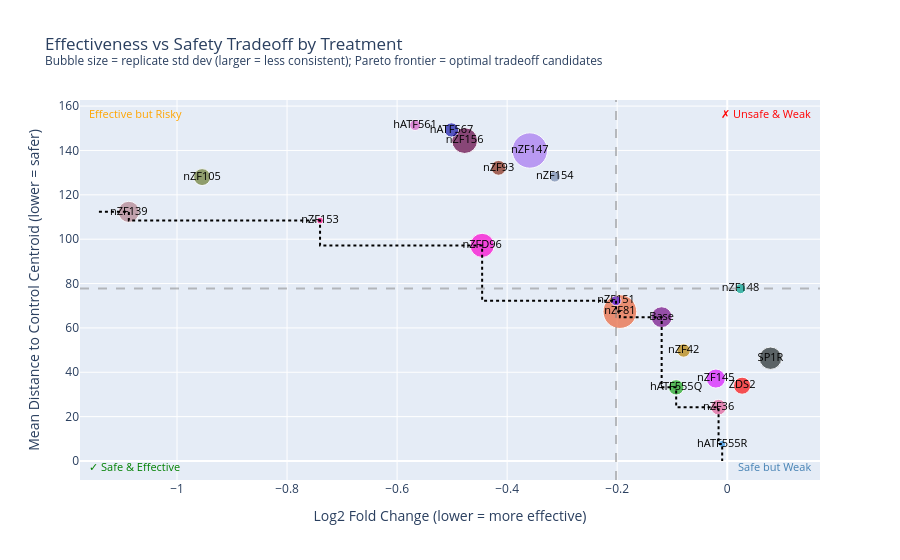

Here is the notebook cell this chart was saved with:
### Code cell
import plotly.express as px  # rebind in case overwritten by prior run

# Effectiveness vs Safety tradeoff scatter
# x = log2FC (effectiveness), y = mean distance to Control (safety)
# bubble size = std_dist (replicate consistency — smaller = more consistent)

tradeoff_df = dist_summary.copy()

# Pareto frontier: non-dominated set minimizing both log2FC and mean_dist
sorted_df = tradeoff_df.sort_values('log2FC')
pareto = []
min_dist = float('inf')
for name, row in sorted_df.iterrows():
    if row['mean_dist'] < min_dist:
        pareto.append((row['log2FC'], row['mean_dist'], name))
        min_dist = row['mean_dist']
pareto_x = [p[0] for p in pareto]
pareto_y = [p[1] for p in pareto]

step_x, step_y = [], []
for i, (fx, fy) in enumerate(zip(pareto_x, pareto_y)):
    if i == 0:
        step_x += [tradeoff_df['log2FC'].min() * 1.05, fx]
        step_y += [fy, fy]
    else:
        step_x += [pareto_x[i - 1], fx]
        step_y += [fy, fy]
step_x.append(fx)
step_y.append(0)

med_log2fc = tradeoff_df['log2FC'].median()
med_dist = tradeoff_df['mean_dist'].median()

fig6 = px.scatter(
    tradeoff_df,
    x='log2FC',
    y='mean_dist',
    size='std_dist',
    size_max=25,
    text=tradeoff_df.index,
    color=tradeoff_df.index,
    color_discrete_sequence=px.colors.qualitative.Dark24,
    labels={
        'log2FC': 'Log2 Fold Change (lower = more effective)',
        'mean_dist': 'Mean Distance to Control Centroid (lower = safer)',
    },
    title='Effectiveness vs Safety Tradeoff by Treatment'
          '<br><sup>Bubble size = replicate std dev (larger = less consistent); Pareto frontier = optimal tradeoff candidates</sup>',
)
fig6.update_traces(
    mode='markers+text',
    textposition='middle center',
    textfont=dict(color='black', size=11),
)

fig6.add_trace(go.Scatter(
    x=step_x, y=step_y,
    mode='lines',
    line=dict(color='black', width=2, dash='dot'),
    name='Pareto Frontier',
    showlegend=True,
))

fig6.add_vline(x=med_log2fc, line_dash='dash', line_color='gray', opacity=0.5)
fig6.add_hline(y=med_dist, line_dash='dash', line_color='gray', opacity=0.5)

# Corner labels using paper coordinates (0–1) to anchor at plot edges
for x, y, text, color, xanchor, yanchor in [
    (0.01, 0.01, '✓ Safe & Effective',  'green',     'left',  'bottom'),
    (0.99, 0.01, 'Safe but Weak',        'steelblue', 'right', 'bottom'),
    (0.01, 0.99, 'Effective but Risky',  'orange',    'left',  'top'),
    (0.99, 0.99, '✗ Unsafe & Weak',      'red',       'right', 'top'),
]:
    fig6.add_annotation(
        x=x, y=y, text=text,
        xref='paper', yref='paper',
        showarrow=False,
        font=dict(color=color, size=11),
        xanchor=xanchor, yanchor=yanchor,
    )

fig6.update_layout(showlegend=False)
fig6.show()

### Figure 1 — Plotly figure (JSON) as saved in the notebook; plotly's stock layout.template omitted (floating-point values rounded to 4 significant figures)
{"data": [{"hovertemplate": "sample_type=%{text}<br>Log2 Fold Change (lower = more effective)=%{x}<br>Mean Distance to Control Centroid (lower = safer)=%{y}<br>std_dist=%{marker.size}<extra></extra>", "legendgroup": "hATF555R", "marker": {"color": "#2E91E5", "size": [3.132], "sizemode": "area", "sizeref": 0.1207, "symbol": "circle"}, "mode": "markers+text", "name": "hATF555R", "orientation": "v", "showlegend": true, "text": ["hATF555R"], "textfont": {"color": "black", "size": 11}, "textposition": "middle center", "type": "scatter", "x": [-0.009222], "xaxis": "x", "y": [7.66], "yaxis": "y"}, {"hovertemplate": "sample_type=%{text}<br>Log2 Fold Change (lower = more effective)=%{x}<br>Mean Distance to Control Centroid (lower = safer)=%{y}<br>std_dist=%{marker.size}<extra></extra>", "legendgroup": "nZF36", "marker": {"color": "#E15F99", "size": [14.63], "sizemode": "area", "sizeref": 0.1207, "symbol": "circle"}, "mode": "markers+text", "name": "nZF36", "orientation": "v", "showlegend": true, "text": ["nZF36"], "textfont": {"color": "black", "size": 11}, "textposition": "middle center", "type": "scatter", "x": [-0.0158], "xaxis": "x", "y": [24.26], "yaxis": "y"}, {"hovertemplate": "sample_type=%{text}<br>Log2 Fold Change (lower = more effective)=%{x}<br>Mean Distance to Control Centroid (lower = safer)=%{y}<br>std_dist=%{marker.size}<extra></extra>", "legendgroup": "hATF555Q", "marker": {"color": "#1CA71C", "size": [14.32], "sizemode": "area", "sizeref": 0.1207, "symbol": "circle"}, "mode": "markers+text", "name": "hATF555Q", "orientation": "v", "showlegend": true, "text": ["hATF555Q"], "textfont": {"color": "black", "size": 11}, "textposition": "middle center", "type": "scatter", "x": [-0.09284], "xaxis": "x", "y": [33.2], "yaxis": "y"}, {"hovertemplate": "sample_type=%{text}<br>Log2 Fold Change (lower = more effective)=%{x}<br>Mean Distance to Control Centroid (lower = safer)=%{y}<br>std_dist=%{marker.size}<extra></extra>", "legendgroup": "ZDS2", "marker": {"color": "#FB0D0D", "size": [17.59], "sizemode": "area", "sizeref": 0.1207, "symbol": "circle"}, "mode": "markers+text", "name": "ZDS2", "orientation": "v", "showlegend": true, "text": ["ZDS2"], "textfont": {"color": "black", "size": 11}, "textposition": "middle center", "type": "scatter", "x": [0.027], "xaxis": "x", "y": [33.95], "yaxis": "y"}, {"hovertemplate": "sample_type=%{text}<br>Log2 Fold Change (lower = more effective)=%{x}<br>Mean Distance to Control Centroid (lower = safer)=%{y}<br>std_dist=%{marker.size}<extra></extra>", "legendgroup": "nZF145", "marker": {"color": "#DA16FF", "size": [21.96], "sizemode": "area", "sizeref": 0.1207, "symbol": "circle"}, "mode": "markers+text", "name": "nZF145", "orientation": "v", "showlegend": true, "text": ["nZF145"], "textfont": {"color": "black", "size": 11}, "textposition": "middle center", "type": "scatter", "x": [-0.02072], "xaxis": "x", "y": [37.16], "yaxis": "y"}, {"hovertemplate": "sample_type=%{text}<br>Log2 Fold Change (lower = more effective)=%{x}<br>Mean Distance to Control Centroid (lower = safer)=%{y}<br>std_dist=%{marker.size}<extra></extra>", "legendgroup": "SP1R", "marker": {"color": "#222A2A", "size": [30.25], "sizemode": "area", "sizeref": 0.1207, "symbol": "circle"}, "mode": "markers+text", "name": "SP1R", "orientation": "v", "showlegend": true, "text": ["SP1R"], "textfont": {"color": "black", "size": 11}, "textposition": "middle center", "type": "scatter", "x": [0.07856], "xaxis": "x", "y": [46.34], "yaxis": "y"}, {"hovertemplate": "sample_type=%{text}<br>Log2 Fold Change (lower = more effective)=%{x}<br>Mean Distance to Control Centroid (lower = safer)=%{y}<br>std_dist=%{marker.size}<extra></extra>", "legendgroup": "nZF42", "marker": {"color": "#B68100", "size": [10.87], "sizemode": "area", "sizeref": 0.1207, "symbol": "circle"}, "mode": "markers+text", "name": "nZF42", "orientation": "v", "showlegend": true, "text": ["nZF42"], "textfont": {"color": "black", "size": 11}, "textposition": "middle center", "type": "scatter", "x": [-0.07928], "xaxis": "x", "y": [49.82], "yaxis": "y"}, {"hovertemplate": "sample_type=%{text}<br>Log2 Fold Change (lower = more effective)=%{x}<br>Mean Distance to Control Centroid (lower = safer)=%{y}<br>std_dist=%{marker.size}<extra></extra>", "legendgroup": "Base", "marker": {"color": "#750D86", "size": [26.24], "sizemode": "area", "sizeref": 0.1207, "symbol": "circle"}, "mode": "markers+text", "name": "Base", "orientation": "v", "showlegend": true, "text": ["Base"], "textfont": {"color": "black", "size": 11}, "textposition": "middle center", "type": "scatter", "x": [-0.1192], "xaxis": "x", "y": [64.85], "yaxis": "y"}, {"hovertemplate": "sample_type=%{text}<br>Log2 Fold Change (lower = more effective)=%{x}<br>Mean Distance to Control Centroid (lower = safer)=%{y}<br>std_dist=%{marker.size}<extra></extra>", "legendgroup": "nZF81", "marker": {"color": "#EB663B", "size": [68.53], "sizemode": "area", "sizeref": 0.1207, "symbol": "circle"}, "mode": "markers+text", "name": "nZF81", "orientation": "v", "showlegend": true, "text": ["nZF81"], "textfont": {"color": "black", "size": 11}, "textposition": "middle center", "type": "scatter", "x": [-0.1952], "xaxis": "x", "y": [67.35], "yaxis": "y"}, {"hovertemplate": "sample_type=%{text}<br>Log2 Fold Change (lower = more effective)=%{x}<br>Mean Distance to Control Centroid (lower = safer)=%{y}<br>std_dist=%{marker.size}<extra></extra>", "legendgroup": "nZF151", "marker": {"color": "#511CFB", "size": [6.109], "sizemode": "area", "sizeref": 0.1207, "symbol": "circle"}, "mode": "markers+text", "name": "nZF151", "orientation": "v", "showlegend": true, "text": ["nZF151"], "textfont": {"color": "black", "size": 11}, "textposition": "middle center", "type": "scatter", "x": [-0.2021], "xaxis": "x", "y": [72.27], "yaxis": "y"}, {"hovertemplate": "sample_type=%{text}<br>Log2 Fold Change (lower = more effective)=%{x}<br>Mean Distance to Control Centroid (lower = safer)=%{y}<br>std_dist=%{marker.size}<extra></extra>", "legendgroup": "nZF148", "marker": {"color": "#00A08B", "size": [6.133], "sizemode": "area", "sizeref": 0.1207, "symbol": "circle"}, "mode": "markers+text", "name": "nZF148", "orientation": "v", "showlegend": true, "text": ["nZF148"], "textfont": {"color": "black", "size": 11}, "textposition": "middle center", "type": "scatter", "x": [0.02421], "xaxis": "x", "y": [77.72], "yaxis": "y"}, {"hovertemplate": "sample_type=%{text}<br>Log2 Fold Change (lower = more effective)=%{x}<br>Mean Distance to Control Centroid (lower = safer)=%{y}<br>std_dist=%{marker.size}<extra></extra>", "legendgroup": "nZFD96", "marker": {"color": "#FB00D1", "size": [35.32], "sizemode": "area", "sizeref": 0.1207, "symbol": "circle"}, "mode": "markers+text", "name": "nZFD96", "orientation": "v", "showlegend": true, "text": ["nZFD96"], "textfont": {"color": "black", "size": 11}, "textposition": "middle center", "type": "scatter", "x": [-0.4455], "xaxis": "x", "y": [97.2], "yaxis": "y"}, {"hovertemplate": "sample_type=%{text}<br>Log2 Fold Change (lower = more effective)=%{x}<br>Mean Distance to Control Centroid (lower = safer)=%{y}<br>std_dist=%{marker.size}<extra></extra>", "legendgroup": "nZF153", "marker": {"color": "#FC0080", "size": [2.686], "sizemode": "area", "sizeref": 0.1207, "symbol": "circle"}, "mode": "markers+text", "name": "nZF153", "orientation": "v", "showlegend": true, "text": ["nZF153"], "textfont": {"color": "black", "size": 11}, "textposition": "middle center", "type": "scatter", "x": [-0.74], "xaxis": "x", "y": [108.4], "yaxis": "y"}, {"hovertemplate": "sample_type=%{text}<br>Log2 Fold Change (lower = more effective)=%{x}<br>Mean Distance to Control Centroid (lower = safer)=%{y}<br>std_dist=%{marker.size}<extra></extra>", "legendgroup": "nZF139", "marker": {"color": "#B2828D", "size": [27.06], "sizemode": "area", "sizeref": 0.1207, "symbol": "circle"}, "mode": "markers+text", "name": "nZF139", "orientation": "v", "showlegend": true, "text": ["nZF139"], "textfont": {"color": "black", "size": 11}, "textposition": "middle center", "type": "scatter", "x": [-1.088], "xaxis": "x", "y": [112.3], "yaxis": "y"}, {"hovertemplate": "sample_type=%{text}<br>Log2 Fold Change (lower = more effective)=%{x}<br>Mean Distance to Control Centroid (lower = safer)=%{y}<br>std_dist=%{marker.size}<extra></extra>", "legendgroup": "nZF105", "marker": {"color": "#6C7C32", "size": [17.3], "sizemode": "area", "sizeref": 0.1207, "symbol": "circle"}, "mode": "markers+text", "name": "nZF105", "orientation": "v", "showlegend": true, "text": ["nZF105"], "textfont": {"color": "black", "size": 11}, "textposition": "middle center", "type": "scatter", "x": [-0.9544], "xaxis": "x", "y": [128.0], "yaxis": "y"}, {"hovertemplate": "sample_type=%{text}<br>Log2 Fold Change (lower = more effective)=%{x}<br>Mean Distance to Control Centroid (lower = safer)=%{y}<br>std_dist=%{marker.size}<extra></extra>", "legendgroup": "nZF154", "marker": {"color": "#778AAE", "size": [7.249], "sizemode": "area", "sizeref": 0.1207, "symbol": "circle"}, "mode": "markers+text", "name": "nZF154", "orientation": "v", "showlegend": true, "text": ["nZF154"], "textfont": {"color": "black", "size": 11}, "textposition": "middle center", "type": "scatter", "x": [-0.3135], "xaxis": "x", "y": [128.2], "yaxis": "y"}, {"hovertemplate": "sample_type=%{text}<br>Log2 Fold Change (lower = more effective)=%{x}<br>Mean Distance to Control Centroid (lower = safer)=%{y}<br>std_dist=%{marker.size}<extra></extra>", "legendgroup": "nZF93", "marker": {"color": "#862A16", "size": [13.3], "sizemode": "area", "sizeref": 0.1207, "symbol": "circle"}, "mode": "markers+text", "name": "nZF93", "orientation": "v", "showlegend": true, "text": ["nZF93"], "textfont": {"color": "black", "size": 11}, "textposition": "middle center", "type": "scatter", "x": [-0.4157], "xaxis": "x", "y": [132.2], "yaxis": "y"}, {"hovertemplate": "sample_type=%{text}<br>Log2 Fold Change (lower = more effective)=%{x}<br>Mean Distance to Control Centroid (lower = safer)=%{y}<br>std_dist=%{marker.size}<extra></extra>", "legendgroup": "nZF147", "marker": {"color": "#A777F1", "size": [75.42], "sizemode": "area", "sizeref": 0.1207, "symbol": "circle"}, "mode": "markers+text", "name": "nZF147", "orientation": "v", "showlegend": true, "text": ["nZF147"], "textfont": {"color": "black", "size": 11}, "textposition": "middle center", "type": "scatter", "x": [-0.3588], "xaxis": "x", "y": [140.0], "yaxis": "y"}, {"hovertemplate": "sample_type=%{text}<br>Log2 Fold Change (lower = more effective)=%{x}<br>Mean Distance to Control Centroid (lower = safer)=%{y}<br>std_dist=%{marker.size}<extra></extra>", "legendgroup": "nZF156", "marker": {"color": "#620042", "size": [40.1], "sizemode": "area", "sizeref": 0.1207, "symbol": "circle"}, "mode": "markers+text", "name": "nZF156", "orientation": "v", "showlegend": true, "text": ["nZF156"], "textfont": {"color": "black", "size": 11}, "textposition": "middle center", "type": "scatter", "x": [-0.4773], "xaxis": "x", "y": [144.4], "yaxis": "y"}, {"hovertemplate": "sample_type=%{text}<br>Log2 Fold Change (lower = more effective)=%{x}<br>Mean Distance to Control Centroid (lower = safer)=%{y}<br>std_dist=%{marker.size}<extra></extra>", "legendgroup": "hATF567", "marker": {"color": "#1616A7", "size": [12.32], "sizemode": "area", "sizeref": 0.1207, "symbol": "circle"}, "mode": "markers+text", "name": "hATF567", "orientation": "v", "showlegend": true, "text": ["hATF567"], "textfont": {"color": "black", "size": 11}, "textposition": "middle center", "type": "scatter", "x": [-0.5012], "xaxis": "x", "y": [149.2], "yaxis": "y"}, {"hovertemplate": "sample_type=%{text}<br>Log2 Fold Change (lower = more effective)=%{x}<br>Mean Distance to Control Centroid (lower = safer)=%{y}<br>std_dist=%{marker.size}<extra></extra>", "legendgroup": "hATF561", "marker": {"color": "#DA60CA", "size": [7.164], "sizemode": "area", "sizeref": 0.1207, "symbol": "circle"}, "mode": "markers+text", "name": "hATF561", "orientation": "v", "showlegend": true, "text": ["hATF561"], "textfont": {"color": "black", "size": 11}, "textposition": "middle center", "type": "scatter", "x": [-0.5673], "xaxis": "x", "y": [151.4], "yaxis": "y"}, {"line": {"color": "black", "dash": "dot", "width": 2}, "mode": "lines", "name": "Pareto Frontier", "showlegend": true, "type": "scatter", "x": [-1.142, -1.088, -1.088, -0.74, -0.74, -0.4455, -0.4455, -0.2021, -0.2021, -0.1952, -0.1952, -0.1192, -0.1192, -0.09284, -0.09284, -0.0158, -0.0158, -0.009222, -0.009222], "y": [112.3, 112.3, 108.4, 108.4, 97.2, 97.2, 72.27, 72.27, 67.35, 67.35, 64.85, 64.85, 33.2, 33.2, 24.26, 24.26, 7.66, 7.66, 0]}], "layout": {"annotations": [{"font": {"color": "green", "size": 11}, "showarrow": false, "text": "✓ Safe & Effective", "x": 0.01, "xanchor": "left", "xref": "paper", "y": 0.01, "yanchor": "bottom", "yref": "paper"}, {"font": {"color": "steelblue", "size": 11}, "showarrow": false, "text": "Safe but Weak", "x": 0.99, "xanchor": "right", "xref": "paper", "y": 0.01, "yanchor": "bottom", "yref": "paper"}, {"font": {"color": "orange", "size": 11}, "showarrow": false, "text": "Effective but Risky", "x": 0.01, "xanchor": "left", "xref": "paper", "y": 0.99, "yanchor": "top", "yref": "paper"}, {"font": {"color": "red", "size": 11}, "showarrow": false, "text": "✗ Unsafe & Weak", "x": 0.99, "xanchor": "right", "xref": "paper", "y": 0.99, "yanchor": "top", "yref": "paper"}], "legend": {"itemsizing": "constant", "title": {"text": "sample_type"}, "tracegroupgap": 0}, "shapes": [{"line": {"color": "gray", "dash": "dash"}, "opacity": 0.5, "type": "line", "x0": -0.2021, "x1": -0.2021, "xref": "x", "y0": 0, "y1": 1, "yref": "y domain"}, {"line": {"color": "gray", "dash": "dash"}, "opacity": 0.5, "type": "line", "x0": 0, "x1": 1, "xref": "x domain", "y0": 77.72, "y1": 77.72, "yref": "y"}], "showlegend": false, "title": {"text": "Effectiveness vs Safety Tradeoff by Treatment<br><sup>Bubble size = replicate std dev (larger = less consistent); Pareto frontier = optimal tradeoff candidates</sup>"}, "xaxis": {"anchor": "y", "domain": [0, 1], "title": {"text": "Log2 Fold Change (lower = more effective)"}}, "yaxis": {"anchor": "x", "domain": [0, 1], "title": {"text": "Mean Distance to Control Centroid (lower = safer)"}}}}
